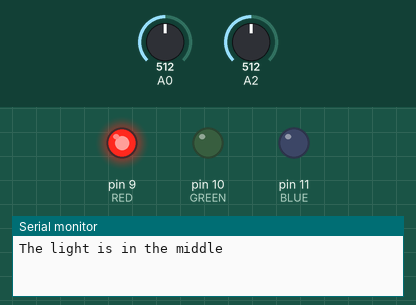
Simulated run of this sketch. Board: Arduino Uno, built with avr-gcc and run on an emulated ATmega328P. Parts: output pins drawn as LEDs (lit = HIGH), the last lines printed to the serial monitor. Inputs (shaded band) come from the test bench; at power-on: A0 = 512, A2 = 512.

Above: at 1.8 s.
1.9 s: A0 set to 528
At 2.3 s:
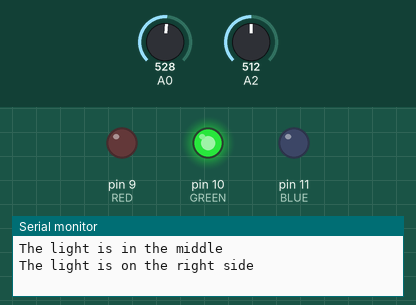
3.5 s: A2 set to 524
At 5.0 s:
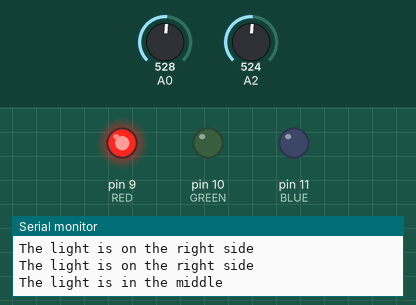
5.5 s: A0 set to 511
At 6.6 s:
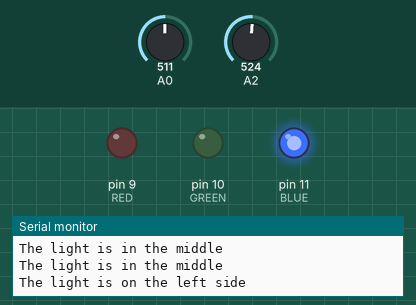
7.5 s: A0 set to 306
At 9.2 s:
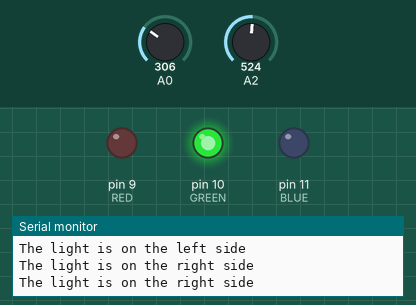
9.5 s: A2 set to 323
11.2 s: A2 set to 310
At 12.5 s:
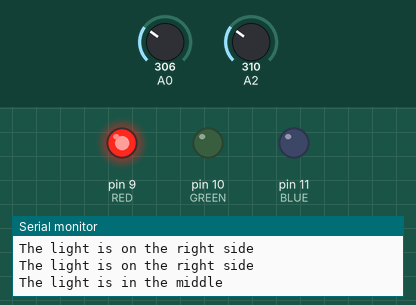
Timing chart, 0 to 14.2 s (numbered marks = the images above; inputs shaded):
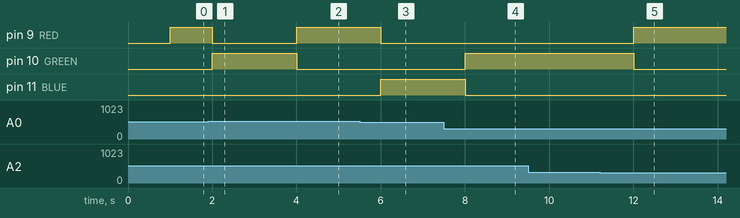

Measured:
- the behaviour switches between 516 and 517 on A0 (found by bisection; images 0 and 1)
- the behaviour switches between 523 and 524 on A2 (found by bisection; images 1 and 2)
- the behaviour switches between 311 and 310 on A2 (found by bisection; images 4 and 5)
- after the input at 1.9 s, pin 9 (RED): HIGH → LOW after 0.10 s; pin 10 (GREEN): LOW → HIGH after 0.10 s
- after the input at 3.5 s, pin 9 (RED): LOW → HIGH after 0.50 s; pin 10 (GREEN): HIGH → LOW after 0.50 s
- after the input at 5.5 s, pin 9 (RED): HIGH → LOW after 0.50 s; pin 11 (BLUE): LOW → HIGH after 0.50 s
- after the input at 7.5 s, pin 10 (GREEN): LOW → HIGH after 0.50 s; pin 11 (BLUE): HIGH → LOW after 0.50 s
- after the input at 11.2 s, pin 9 (RED): LOW → HIGH after 0.81 s; pin 10 (GREEN): HIGH → LOW after 0.81 s

The sketch:

LightSourceDirection.ino
```cpp
int threshold;
int initialRightPhotoResistor;
int initialLeftPhotoResistor;
void setup() {
  pinMode(9, OUTPUT); // RED
  pinMode(10, OUTPUT); // GREEN
  pinMode(11, OUTPUT); // BLUE
  Serial.begin(9600);
  initialRightPhotoResistor = analogRead(A0);
  initialLeftPhotoResistor = analogRead(A2);
}

void loop() {
  delay(1000);
  int rightPhotoResistor = analogRead(A0);
  int leftPhotoResistor = analogRead(A2);
  int rightSideDifference = rightPhotoResistor - initialRightPhotoResistor;
  int leftSideDifference = leftPhotoResistor - initialLeftPhotoResistor;
  int differenceOfDifference = leftSideDifference - rightSideDifference;

  if (differenceOfDifference > -5 && differenceOfDifference < 5) {
    Serial.println("The light is in the middle");
    Red();
  }
  else if (rightSideDifference > leftSideDifference || -1 * rightSideDifference > leftSideDifference) {
    Serial.println("The light is on the right side");
    Green();
  }
  else if (rightSideDifference < leftSideDifference || -1 * rightSideDifference < leftSideDifference) {
    Serial.println("The light is on the left side");
    Blue();
  }
}

void Red() {
  digitalWrite(9, HIGH);
  digitalWrite(10, LOW);
  digitalWrite(11, LOW);
}
void Green() {
  digitalWrite(9, LOW);
  digitalWrite(10, HIGH);
  digitalWrite(11, LOW);
}
void Blue() {
  digitalWrite(9, LOW);
  digitalWrite(10, LOW);
  digitalWrite(11, HIGH);
}
```
